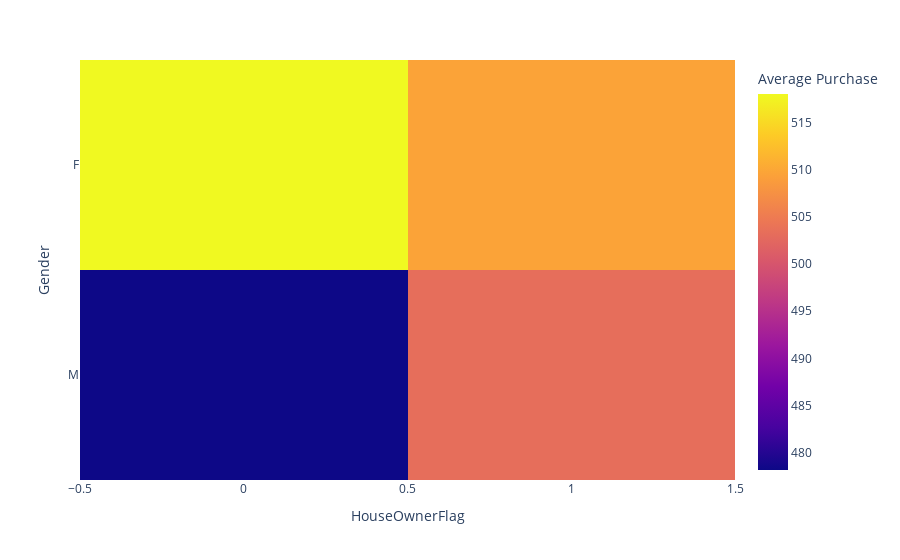

The cell this chart's notebook holds for it:
### Code cell
# Does Gender and home ownership matter in order purchasing

fig = px.imshow(df.groupby(["Gender", "HouseOwnerFlag"])["SalesAmount"].mean().unstack(),
                labels=dict(color="Average Purchase"))
fig.show()

### Figure 1 — Plotly figure (JSON) as saved in the notebook; plotly's stock layout.template omitted (floating-point values rounded to 4 significant figures)
{"data": [{"coloraxis": "coloraxis", "hovertemplate": "HouseOwnerFlag: %{x}<br>Gender: %{y}<br>Average Purchase: %{z}<extra></extra>", "name": "0", "type": "heatmap", "x": [0, 1], "xaxis": "x", "y": ["F", "M"], "yaxis": "y", "z": [[518.0, 509.6], [478.2, 503.3]]}], "layout": {"autosize": true, "coloraxis": {"colorbar": {"title": {"text": "Average Purchase"}}, "colorscale": [[0, "#0d0887"], [0.1111, "#46039f"], [0.2222, "#7201a8"], [0.3333, "#9c179e"], [0.4444, "#bd3786"], [0.5556, "#d8576b"], [0.6667, "#ed7953"], [0.7778, "#fb9f3a"], [0.8889, "#fdca26"], [1, "#f0f921"]]}, "margin": {"t": 60}, "xaxis": {"anchor": "y", "autorange": true, "constrain": "domain", "domain": [0, 1], "range": [-0.5, 1.5], "scaleanchor": "y", "title": {"text": "HouseOwnerFlag"}, "type": "linear"}, "yaxis": {"anchor": "x", "autorange": true, "constrain": "domain", "domain": [0, 1], "range": [1.5, -0.5], "title": {"text": "Gender"}, "type": "category"}}}
